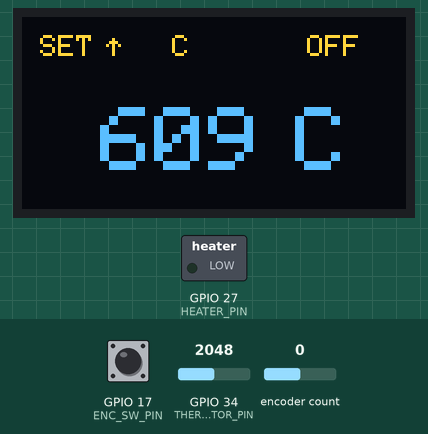
Simulated run of this sketch. Board: ESP32. On the bench: 128×64 one-colour display, switched loads named in the sketch (green lamp = pin HIGH). The inputs (shaded band) are chosen by the test bench; at power-on: GPIO 34 (THERMISTOR_PIN) = 2048, encoder count 0, GPIO 17 (ENC_SW_PIN) HIGH. The OLED is the two-colour kind (top 16 rows yellow); what the sketch prints to the serial monitor is not drawn.

Above: at 2.2 s.
2.3 s: GPIO 34 (THERMISTOR_PIN) set to 2110
At 2.7 s:
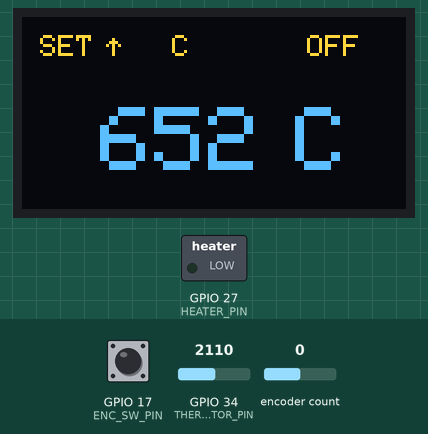
3.8 s: encoder count set to 1
5.3 s: GPIO 17 (ENC_SW_PIN) pulled LOW for 0.15 s
At 6.4 s:
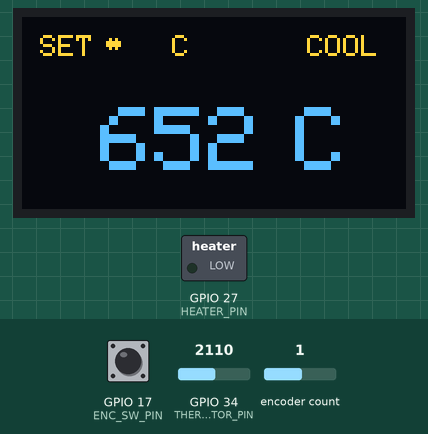
7.0 s: GPIO 34 (THERMISTOR_PIN) set to 3941
At 8.1 s:
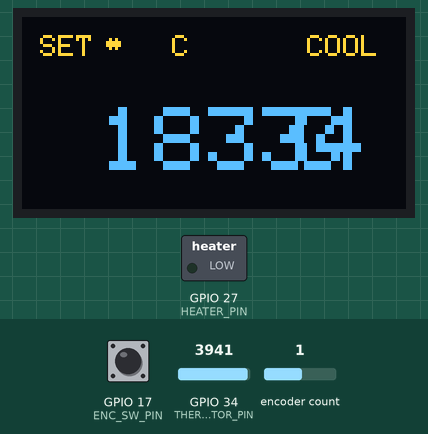
8.7 s: GPIO 34 (THERMISTOR_PIN) set to 4040
At 10.0 s:
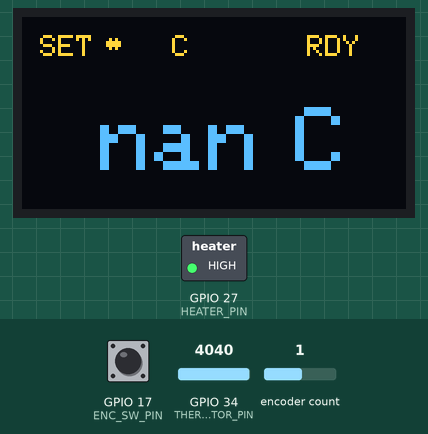
10.4 s: encoder count set to 2
Timing chart, 0 to 12.9 s (numbered marks = the images above; inputs shaded):
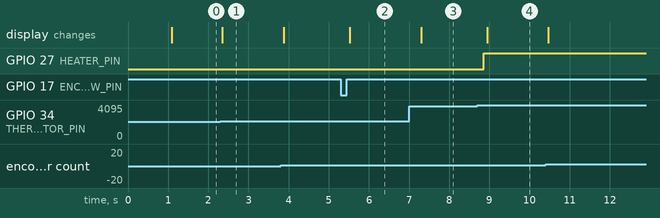

Measured:
- the behaviour switches between 2051 and 2052 on GPIO 34 (THERMISTOR_PIN) (found by bisection; images 0 and 1)
- the behaviour switches between 4003 and 4004 on GPIO 34 (THERMISTOR_PIN) (found by bisection; images 3 and 4)
- after the input at 2.3 s, the display: changes after 0.05 s (image 1)
- after the input at 5.3 s, the display: changes after 0.22 s (image 2)
- after the input at 7.0 s, the display: changes after 0.30 s (image 3)
- after the input at 8.7 s, GPIO 27 (HEATER_PIN): LOW → HIGH after 0.16 s; the display: changes after 0.25 s (image 4)

The sketch:

MainModule.ino
```cpp
#include "src/temp/libs/Thermistor/Thermistor.h"
#include "src/temp/libs/HeatingElement/HeatingElement.h"
#include "src/temp/libs/Button/Button.h"

#include "Encoder.h"

#include "Board.h"
#include "MainModule.h"

#include <Wire.h>
#include <Adafruit_GFX.h>
#include <Adafruit_SSD1306.h>

Adafruit_SSD1306 display(LCD_COLS, LCD_ROWS, &Wire, -1);

Thermistor thermistor;
HeatingElement heater;
Encoder *encoder;
Button encoder_button;

float current_temp=0;
uint16_t set_temp=DEFAULT_TEMP;

uint32_t display_tick=0;
uint32_t temp_poll_tick=0;
uint32_t debug_poll_tick=0;

long encoder_pos = -999;
long new_encoder_pos = 0;

enum controller_state
{
  off,
  heating,
  cooling,
  ready
};

controller_state status = off;

void setup()
{
    if( !display.begin(SSD1306_SWITCHCAPVCC, LCD_ADDR))
    {
        Serial.println(F("Display error! Please check connections or replace LCD module."));
        for(;;);
    }

    display.clearDisplay();
    drawBootPage();
    display.display();
    delay(1000);

    Serial.begin(SERIAL_BAUDRATE);
    thermistor.init(THERMISTOR_PIN,FIXED_RESISTOR_OHMS,THERMISTOR_GRADIENT,THERMISTOR_OFFSET);

    heater.init(HEATER_PIN);
    heater.setTarget(DEFAULT_TEMP);
    heater.setPIDconsts(HEATER_PID_P,HEATER_PID_I,HEATER_PID_D,HEATER_MIN_DUTY,HEATER_MAX_DUTY);
    heater.drive(0);

    encoder = new Encoder(ENC_A_PIN,ENC_B_PIN);
    encoder_button.init(ENC_SW_PIN);

}

void loop()
{
    controllerFSM();
    handleEncoder();

    if (millis()-temp_poll_tick>TEMP_POLL_INT_MS)
    {
      current_temp = thermistor.getTemperature();

      if (status!=off)
      {
        heater.setTarget(set_temp);
        heater.runPID(current_temp);
      }

      temp_poll_tick = millis();
    }

    if (millis()-display_tick>LCD_REFRESH_INT_MS)
    {
      drawMainPage();
      display_tick = millis();
    }

    #if DEBUG==1
      if (millis()-debug_poll_tick>DEBUG_INTERVAL_MS)
      {
        Serial.print("Set temp(C) ");
        Serial.print(set_temp);
        Serial.print(" , ");
        Serial.print("Current temp(C) ");
        Serial.print(current_temp);
        Serial.print(" , ");
        Serial.print("Heater duty ");
        Serial.print(heater.getDuty());
        Serial.println();

        debug_poll_tick = millis();
      }
    #endif

}

void drawBootPage()
{
  display.setTextSize(1);
  display.setTextColor(WHITE);
  display.setCursor(45,20);
  display.print("WONKY");
  display.setCursor(7,40);
  display.print("SOLDER STATION v1.0");
}

void drawMainPage()
{
    display.clearDisplay();

    display.setTextSize(1);
    display.setCursor(6,6);
    display.print("SET");
    display.setCursor(28,6);

      if (set_temp<100)
        display.print("0");

    display.print(set_temp,0);
    display.setCursor(50,6);
    display.print("C");

    display.setCursor(95,6);

    switch (status)
    {
      case off:
        display.print("OFF");
        break;

      case heating:
        display.print("HEAT");
        break;

      case cooling:
        display.print("COOL");
        break;

      case ready:
        display.print("RDY");
        break;
    }

    display.setTextSize(3);
    display.setCursor(26,30);

    if (current_temp<100)
        display.print("0");

    display.print(current_temp,0);
    display.setCursor(91,30);
    display.print("C");
    display.display();
}

void controllerFSM()
{
  if (encoder_button.isShortPressed() && status == off)
  {
    status = ready;
  }
  else if (encoder_button.isHeld())
  {
    status = off;
    heater.drive(0);
  }
  else if (status!=off)
  {
    if (current_temp > set_temp + TEMP_HYSTERSIS)
    {
      status = cooling;
    }
    else if (current_temp < set_temp -  TEMP_HYSTERSIS)
    {
      status = heating;
    }
    else
    {
      status = ready;
    }
  }
}

void handleEncoder()
{
  new_encoder_pos = encoder->read()/2;

  if (new_encoder_pos>encoder_pos){set_temp += TEMP_INC;}
  else if (new_encoder_pos<encoder_pos){set_temp -= TEMP_INC;}

  if (set_temp>MAX_TEMP){set_temp = MAX_TEMP;}
  if (set_temp<MIN_TEMP){set_temp = MIN_TEMP;}

  encoder_pos = new_encoder_pos;
}
```

Board.h
```cpp
#ifndef BOARD_H
#define BOARD_H

//Stores pin defines
#define BUTTON_PIN A4

#define ENC_A_PIN 19
#define ENC_B_PIN 18
#define ENC_SW_PIN 17

#define THERMISTOR_PIN 34

#define HEATER_PIN 27

#endif
```

MainModule.h
```cpp
#ifndef MAIN_MODULE_H
#define MAIN_MODULE_H

#define LCD_ADDR 0x3C
#define LCD_ROWS 64
#define LCD_COLS 128

#define DEBUG 1

#define SERIAL_BAUDRATE 115200

#define HEATER_PID_P 128
#define HEATER_PID_I 2
#define HEATER_PID_D 1

#define HEATER_MIN_DUTY 0
#define HEATER_MAX_DUTY 255

#define THERMISTOR_GRADIENT 0.3093
#define THERMISTOR_OFFSET 32
#define FIXED_RESISTOR_OHMS 220

#define DEFAULT_TEMP 275
#define MIN_TEMP 180
#define MAX_TEMP 380
#define TEMP_INC 5
#define TEMP_HYSTERSIS 8

#define TEMP_POLL_INT_MS 200
#define LCD_REFRESH_INT_MS 100
#define DEBUG_INTERVAL_MS 500

#endif
```
